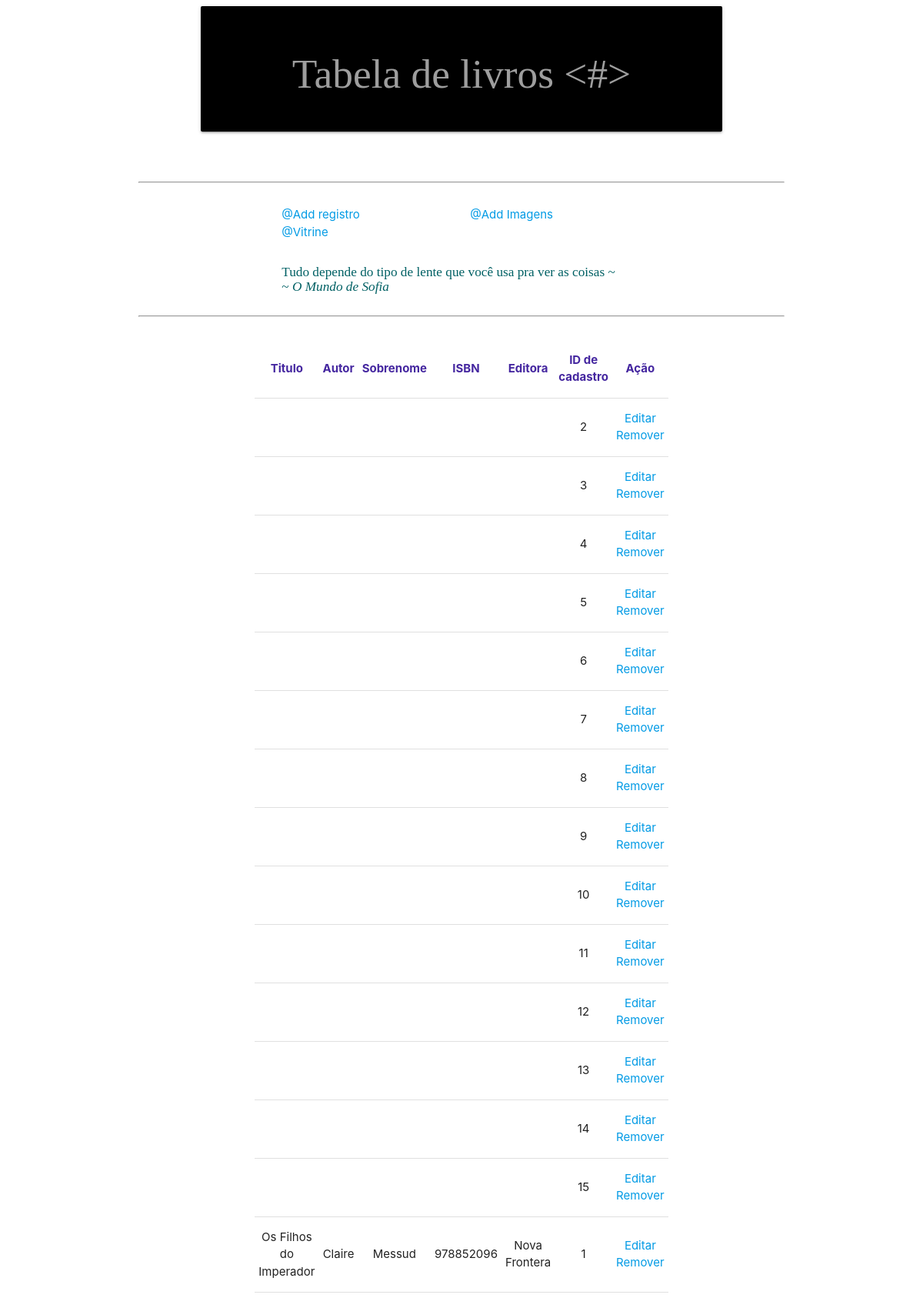
/tabela.php, run on the app's committed database.
### tables this page shows
create table livros(
id int not null auto_increment,
isbn varchar(100) not null,
titulo varchar(100) not null,
autor varchar(30) not null,
sobrenome varchar(75) not null,
editora varchar(35),
primary key (id)
);

### tabela.php (the view, shortened to what this page needs)
<?php
include_once './conexao.php';
?>
<!DOCTYPE html>
<html lang="pt-br">
<head>
    <link rel="stylesheet" href="https://cdnjs.cloudflare.com/ajax/libs/materialize/1.0.0/css/materialize.min.css">
    <link rel="stylesheet" href="materialize/css/custon.css">
</head>
<body>
    <div class="container">
        <div class="row">
            <div class="col s10">
                <div class="card-panel black ">
                    <h2><span class="grey-text text-lighthen-5">Tabela de livros <#></span></h2>
                </div>
            </div>
        </div>
        <br /> <hr> <br />
        <div class="container">
            <div class="row">
                <div class="col s1"></div>
                <div class="col s5">
                <a href="formlivros.php">@Add registro</a><br/>
                    <a href="cardes.php" >@Vitrine</a><br/>
                </div>
                <div class="col s5">
                    <a href="addimg.php" >@Add Imagens</a><br/>
                </div>
                <div class="col s1"></div>
            </div>
            <div class="row"><div class="col s1"></div><div class="col s10"><h6>Tudo depende  do tipo de lente que você usa pra ver as coisas ~<br/>~ <i>O Mundo de Sofia</i></h6></div><div class="col s1"></div></div>
        </div>
     <hr> <br />
    </div>
    <?php
    $conn->exec("set names utf8");
    $sql = "select titulo,autor,sobrenome,isbn,editora,id from livros order by titulo,sobrenome asc;";
    $result = $conn->query($sql);
    $livros = $result->fetchAll(PDO::FETCH_ASSOC);
    ?>
    <div class="container">
        <div class="row">
            <div class="col s2"></div>
            <div class="col s8">
            <table class="centered">
                <thead>
                    <tr>
                        <th> Titulo </th>
                        <th> Autor </th>
                        <th> Sobrenome </th>
                        <th> ISBN</th>
                        <th>Editora</th>
                        <th>ID de cadastro</th>
                        <th>Ação</th>
                    </tr>
                </thead>
                <tbody>
                    <?php
                    foreach ($livros as $livro) {
                        ?>
                        <tr>
                            <td><?= $livro[titulo] ?></td>
                            <td><?= $livro[autor] ?></td>
                            <td><?= $livro[sobrenome] ?></td>
                            <td><?= $livro[isbn] ?></td>
                            <td><?=$livro[editora]?></td>
                            <td><?=$livro[id]?></td>
                            <td>
                            <a href="editliv.php?id=<?php echo $user['id'] ?>">Editar</a>
                                <a href="dellivro.php?id=<?php echo $user['id'] ?>"
                                   onclick="return confirm('Tem certeza de que deseja remover?');">
                                    Remover
                                </a>
                            </td>
                        </tr>
                    <?php
                    }
                    ?>
                </tbody>
            </table>
            </div>
            <div class="col s2"></div>
        </div>
        </div>
</body>
</html>

### data on the page
livros: id "2"
livros: id "3"
livros: id "4"
livros: id "5"
livros: id "6"
livros: id "7"
livros: id "8"
livros: id "9"
livros: id "10"
livros: id "11"
livros: id "12"
livros: id "13"
livros: id "14"
livros: id "15"
livros: titulo "Os Filhos do Imperador", autor "Claire", sobrenome "Messud", isbn "978852096", editora "Nova Frontera", id "1"
